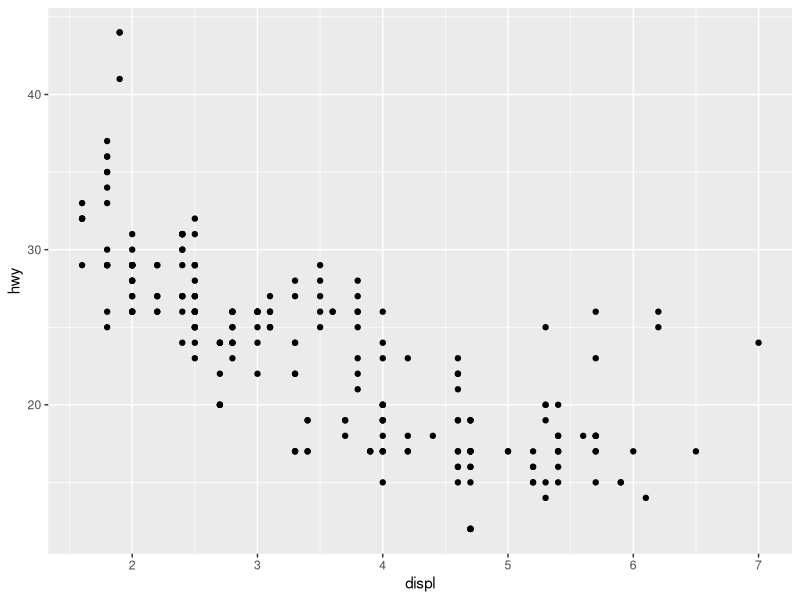
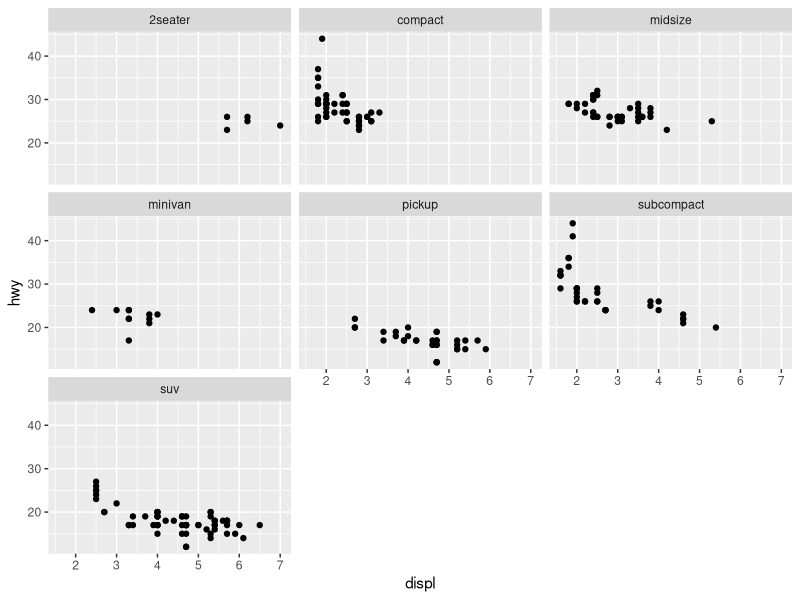
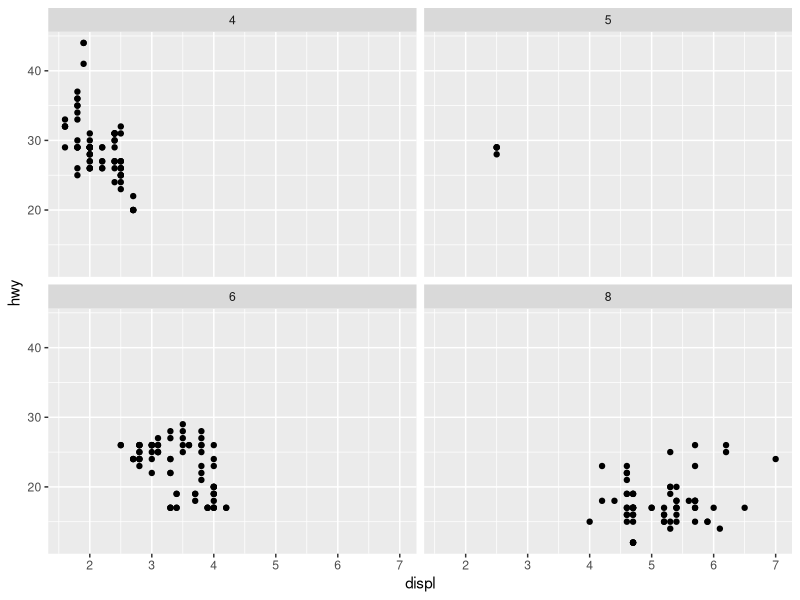
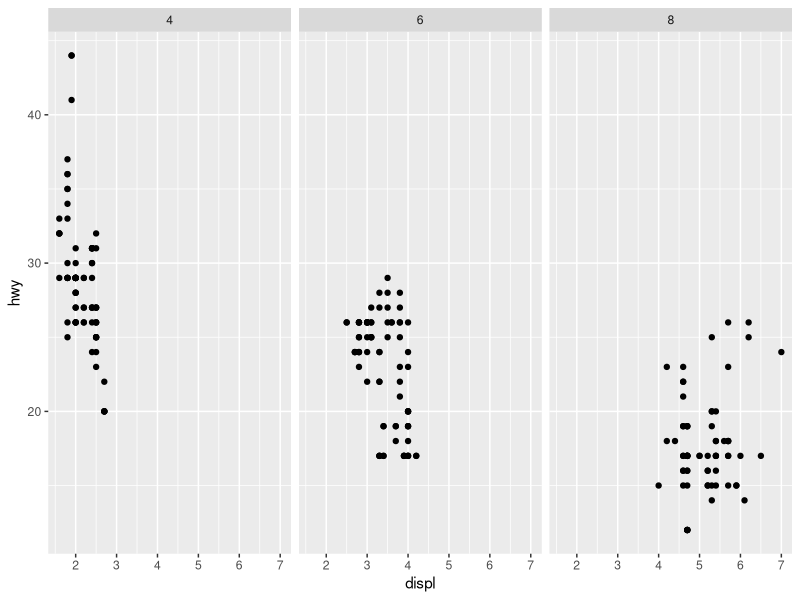

Reproduce these figures in R, in order.
## ---- chunk 1
library(knitr)
opts_chunk$set(echo = FALSE, warning = FALSE, message = FALSE, collapse = TRUE)
opts_chunk$set(fig.width = 6, out.width = "70%", fig.align = "center", fig.asp = 0.618)
## ---- chunk 2
suppressPackageStartupMessages(library(tidyverse))
df <- tribble(
  ~Min, ~Topic, 
  10, "Introductions", 
  30, "Elements of effective graphs", 
  20, "Getting started with R (tutorial)", 
  10, "Accessing the MIDFIELD data", 
  20, "--- break ---", 
  50, "Using midfieldr (tutorial)", 
  20, "Extending your repertoire",
  20, "Next steps"
  )
kable(df)
## ---- chunk 3
mpg
## ---- chunk 4
# an angle in radians
x <- pi
## ---- chunk 5
x
## ---- chunk 6
cos(x)
## ---- chunk 7
glimpse(diamonds)
## ---- chunk 8
ggplot(data = mpg, mapping = aes(x = displ, y = hwy)) +
  geom_point()
## ---- chunk 9
ggplot(data = mpg, mapping = aes(x = displ, y = hwy)) + 
  geom_point() + 
  facet_wrap(vars(class))
## ---- chunk 10
ggplot(data = mpg, mapping = aes(x = displ, y = hwy)) + 
  geom_point() + 
  facet_wrap(vars(cyl))
## ---- chunk 11
mpg_rev <- mpg %>% 
  filter(cyl != 5)
## ---- chunk 12
ggplot(data = mpg_rev, mapping = aes(x = displ, y = hwy)) + 
  geom_point() + 
  facet_wrap(vars(cyl), nrow = 1)
